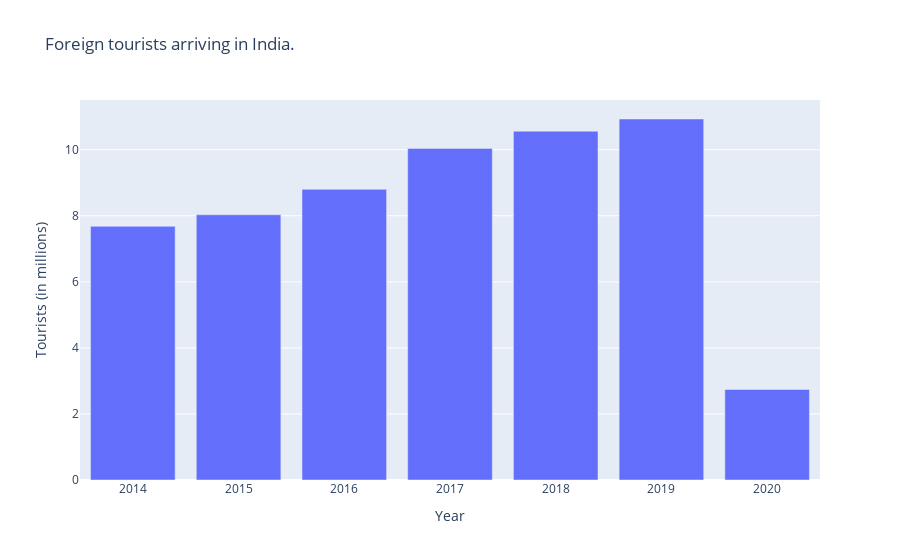

The code cell stored with this chart in its notebook:
### Markdown cell above
No. of tourists that visited India each year from 2014 to 2020

### Code cell
#Plotting the graph with Plotly
px.bar(general, x="year", y="noftaii",
       labels={"year":"Year", "noftaii": "Tourists (in millions)"},
       title="Foreign tourists arriving in India.")

### Figure 1 — Plotly figure (JSON) as saved in the notebook; plotly's stock layout.template omitted (floating-point values rounded to 4 significant figures)
{"data": [{"alignmentgroup": "True", "hovertemplate": "Year=%{x}<br>Tourists (in millions)=%{y}<extra></extra>", "legendgroup": "", "marker": {"color": "#636efa", "pattern": {"shape": ""}}, "name": "", "offsetgroup": "", "orientation": "v", "showlegend": false, "textposition": "auto", "x": [2014, 2015, 2016, 2017, 2018, 2019, 2020], "xaxis": "x", "y": [7.68, 8.03, 8.8, 10.04, 10.56, 10.93, 2.74], "yaxis": "y", "type": "bar"}], "layout": {"xaxis": {"anchor": "y", "domain": [0, 1], "title": {"text": "Year"}}, "yaxis": {"anchor": "x", "domain": [0, 1], "title": {"text": "Tourists (in millions)"}}, "legend": {"tracegroupgap": 0}, "title": {"text": "Foreign tourists arriving in India."}, "barmode": "relative"}}
